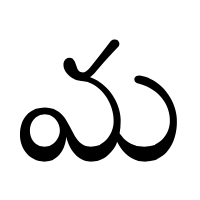
#> input picture ma.png, 200 x 200 px, found by its file name
$ jupyter execute --allow-errors synthetic_data.ipynb
#> lines starting #> are read from the running program, lines starting #| are printed output that depends on the picture
[cell 1]
import cv2
import numpy as np
import matplotlib.pyplot as plt

[cell 2]
ma=cv2.imread('C:/Users/pc/Downloads/ma.png')
#> ma is the input picture: shape (200, 200, 3); min 0, max 255, mean 225.7
pa=cv2.imread('C:/Users/pc/Downloads/pa.png')
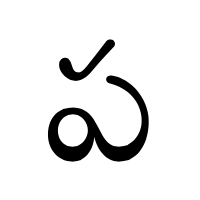
#> input picture pa.png, 200 x 200 px, found by its file name
#> pa is the input picture: shape (200, 200, 3); min 0, max 255, mean 233.7
ba=cv2.imread('C:/Users/pc/Downloads/ba.png')
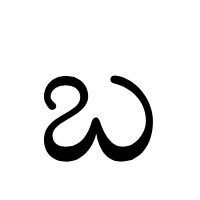
#> input picture ba.png, 200 x 200 px, found by its file name
#> ba is the input picture: shape (200, 200, 3); min 0, max 255, mean 233.9

print(ma.shape)
#| (200, 200, 3)
plt.imshow(ma)

[cell 3]
ma_new=cv2.resize(ma,dsize=(28,28),interpolation=cv2.INTER_CUBIC)
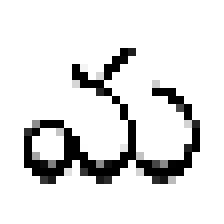
#> ma_new: shape (28, 28, 3) (shown 8 times larger); min 0, max 255, mean 225.2
pa_new=cv2.resize(pa,dsize=(28,28),interpolation=cv2.INTER_CUBIC)
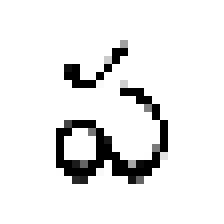
#> pa_new: shape (28, 28, 3) (shown 8 times larger); min 0, max 255, mean 233.5
ba_new=cv2.resize(ba,dsize=(28,28),interpolation=cv2.INTER_CUBIC)
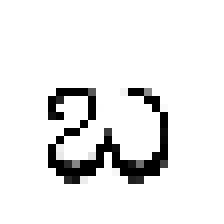
#> ba_new: shape (28, 28, 3) (shown 8 times larger); min 0, max 255, mean 234.2
print(ma_new.shape)
#| (28, 28, 3)
plt.imshow(ma_new)

[cell 4]
ma_new=cv2.cvtColor(ma_new,cv2.COLOR_BGR2GRAY)
#> ma_new: shape (28, 28)
pa_new=cv2.cvtColor(pa_new,cv2.COLOR_BGR2GRAY)
#> pa_new: shape (28, 28)
ba_new=cv2.cvtColor(ba_new,cv2.COLOR_BGR2GRAY)
#> ba_new: shape (28, 28)
print(ma_new.shape)
#| (28, 28)
plt.imshow(ma_new)

[cell 5]
plt.figure(1,figsize=(16,4))
plt.subplot(131)
plt.imshow(ma_new)
plt.subplot(132)
plt.imshow(pa_new)
plt.subplot(133)
plt.imshow(ba_new)

[cell 6]
ma_value=ma_new.ravel()
#> ma_value = 784 values, max 255 at index 0, min 0 at index 183, mean 225.2
pa_value=pa_new.ravel()
#> pa_value = 784 values, max 255 at index 0, min 0 at index 182, mean 233.5
ba_value=ba_new.ravel()
#> ba_value = 784 values, max 255 at index 0, min 0 at index 315, mean 234.2
ma_value.shape
#> Out = (784,)

[cell 7]
import pandas as pd
df=pd.DataFrame((ma_value,pa_value,ba_value),columns=range(784))
#> df = table of 3 rows and 784 columns
df['label']=['ma','pa','ba']
df
#> Out = table of 3 rows and 785 columns
